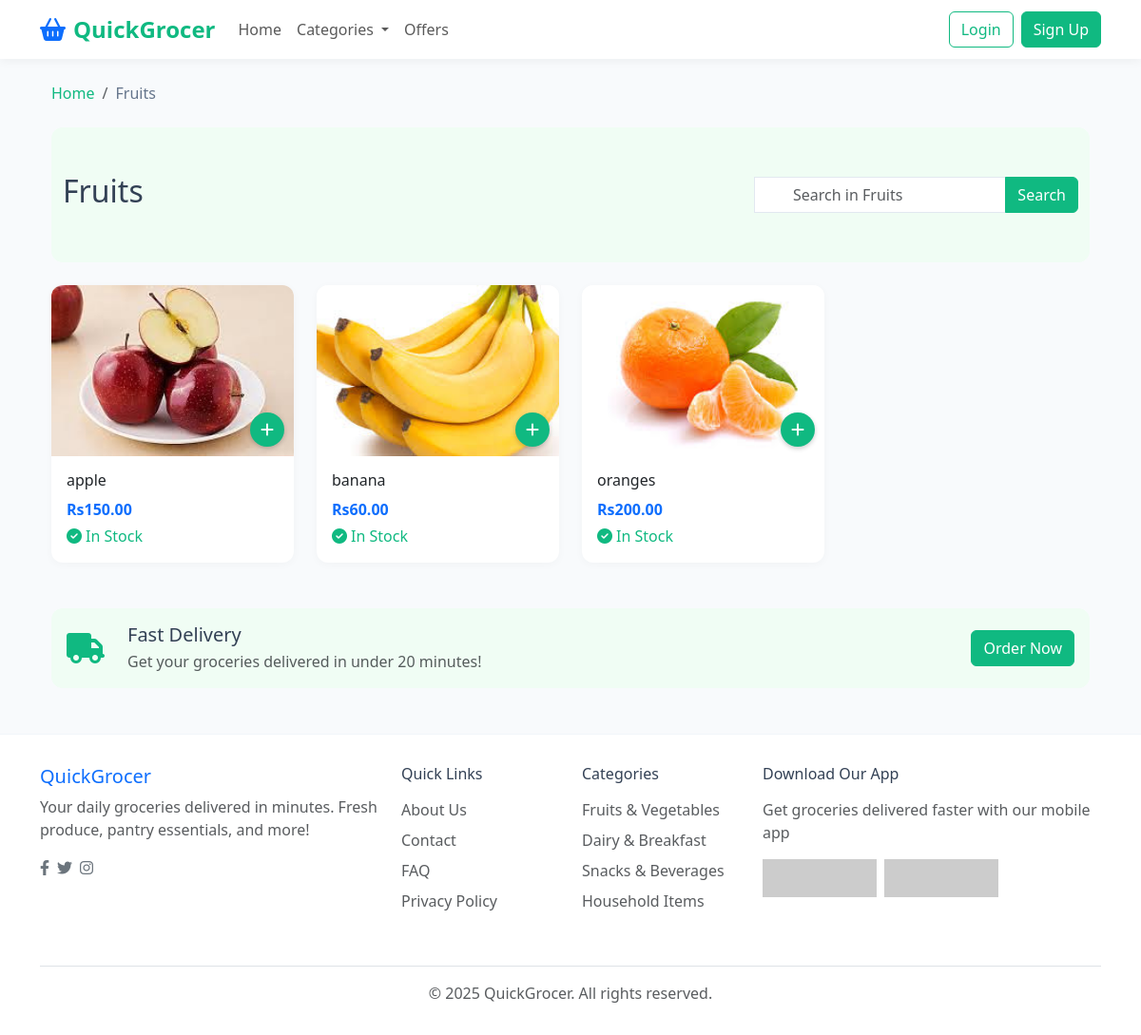
/category/fruits/, run on the app's committed database.
### grocery_app/models.py (models this page shows, shortened)
class Category(models.Model):
    name = models.CharField(max_length=200)
    slug = models.SlugField(unique=True)
    description = models.TextField(blank=True)
    class Meta:
        verbose_name_plural = 'Categories'

class Product(models.Model):
    PRESCRIPTION_CHOICES = [
        ('OTC', 'Over The Counter'),
        ('RX', 'Prescription Required')
    ]
    name = models.CharField(max_length=200)
    slug = models.SlugField(unique=True)
    description = models.TextField()
    price = models.DecimalField(max_digits=10, decimal_places=2)
    category = models.ForeignKey(Category, on_delete=models.CASCADE, related_name='products')
    image = models.ImageField(upload_to='product_images/', blank=True, null=True)
    stock = models.PositiveIntegerField(default=0)
    created_at = models.DateTimeField(auto_now_add=True)
    updated_at = models.DateTimeField(auto_now=True)

### grocery_app/views.py (the view)
# urls.py: path('category/<slug:slug>/', views.category_products, name='category_products'),
def category_products(request, slug):
    category = get_object_or_404(Category, slug=slug)
    products = category.products.filter(stock__gt=0)
    return render(request, 'products/category_list.html', {
        'category': category,
        'products': products
    })

### grocery_app/templates/products/category_list.html (shortened to what this page needs)
{% extends 'base.html' %}
{% load static %}
{% block content %}
<div class="container">
    <nav aria-label="breadcrumb" class="mt-3 mb-4">
        <ol class="breadcrumb">
            <li class="breadcrumb-item"><a href="{% url 'home' %}">Home</a></li>
            <li class="breadcrumb-item active">{{ category.name }}</li>
        </ol>
    </nav>
    <div class="banner mb-4">
        <div class="container py-3">
            <div class="row align-items-center">
                <div class="col-md-8">
                    <h2 class="mb-2">{{ category.name }}</h2>
                </div>
                <div class="col-md-4">
                    <div class="search-container">
                        <form method="get" action="{% url 'category_detail' category.slug %}">
                            <div class="input-group">
                                <span class="search-icon">
                                </span>
                                <input type="text" class="form-control" placeholder="Search in {{ category.name }}"
                                       name="search" value="{{ search_query|default_if_none:'' }}">
                                <button class="btn btn-primary" type="submit">Search</button>
                            </div>
                        </form>
                    </div>
                </div>
            </div>
        </div>
    </div>
    <div class="row">
        {% if products %}
            {% for product in products %}
                <div class="col-6 col-md-4 col-lg-3 mb-4">
                    <a href="{% url 'product_detail' product.slug %}" class="text-decoration-none text-dark">
                        <div class="card product-card h-100">
                            <div class="product-img-container">
                                {% if product.image %}
                                    <img src="{{ product.image.url }}" class="card-img-top" alt="{{ product.name }}">
                                {% else %}
                                    <img src="https://via.placeholder.com/300x180?text=No+Image" class="card-img-top" alt="{{ product.name }}">
                                {% endif %}
                                <form action="{% url 'add_to_cart' product.id %}" method="POST" class="d-inline" onclick="event.stopPropagation();">
                                    <button type="submit" class="add-to-cart-btn">
                                        <i class="fas fa-plus"></i>
                                    </button>
                                </form>
                            </div>
                            <div class="card-body">
                                <h6 class="card-title">
                                    {{ product.name }}
                                </h6>
                                <p class="card-text mb-1">
                                    <strong class="text-primary">Rs{{ product.price }}</strong>
                                </p>
                                <p class="card-text mb-0">
                                    {% if product.stock > 10 %}
                                        <span class="in-stock"><i class="fas fa-check-circle me-1"></i>In Stock</span>
                                    {% elif product.stock > 0 %}
                                        <span class="low-stock"><i class="fas fa-exclamation-circle me-1"></i>Low Stock ({{ product.stock }} left)</span>
                                    {% else %}
                                        <span class="out-of-stock"><i class="fas fa-times-circle me-1"></i>Out of Stock</span>
                                    {% endif %}
                                </p>
                            </div>
                        </div>
                    </a>
                </div>
            {% endfor %}
        {% endif %}
    </div>
    <div class="delivery-timer mt-4">
        <div class="row align-items-center">
            <div class="col-auto">
                <div class="timer-icon">
                    <i class="fas fa-truck"></i>
                </div>
            </div>
            <div class="col">
                <h5 class="mb-1">Fast Delivery</h5>
                <p class="mb-0 text-muted">Get your groceries delivered in under 20 minutes!</p>
            </div>
            <div class="col-auto">
                <a href="#" class="btn btn-primary">Order Now</a>
            </div>
        </div>
    </div>
</div>
{% endblock %}

### grocery_app/templates/base.html (style rules this page uses)
:root { --primary-color: #10b981; --secondary-color: #4ade80; --accent-color: #f0fdf4; --dark-color: #064e3b; --light-color: #f8fafc; --gray-color: #f1f5f9; }
body { font-family: 'Segoe UI', Tahoma, Geneva, Verdana, sans-serif; background-color: #f8fafc; color: #334155; }
.btn-primary { background-color: var(--primary-color); border-color: var(--primary-color); }
.card { border-radius: 12px; overflow: hidden; border: none; box-shadow: 0 2px 10px rgba(0, 0, 0, 0.03); transition: transform 0.2s, box-shadow 0.2s; }
.product-card { height: 100%; }
.product-card .card-img-top { height: 180px; object-fit: cover; }
.product-img-container { position: relative; overflow: hidden; }
.search-container { position: relative; }
.search-container input { padding-left: 40px; border-radius: 50px; border: 1px solid #e2e8f0; }
.search-icon { position: absolute; left: 15px; top: 50%; transform: translateY(-50%); color: #94a3b8; }
.delivery-timer { background-color: var(--accent-color); border-radius: 12px; padding: 1rem; margin-bottom: 1.5rem; }
.timer-icon { font-size: 2rem; color: var(--primary-color); }
.banner { background-color: var(--accent-color); padding: 2rem 0; border-radius: 12px; margin-bottom: 2rem; }
.add-to-cart-btn { position: absolute; bottom: 10px; right: 10px; background-color: var(--primary-color); color: white; border-radius: 50%; width: 36px; height: 36px; display: flex; align-items: center; justify-content: center; box-shadow: 0 2px 5px rgba(0, 0, 0, 0.2); transition: all 0.2s; border: none; }
.in-stock { color: var(--primary-color); font-weight: 500; }
.breadcrumb-item a { color: var(--primary-color); text-decoration: none; }
.breadcrumb-item.active { color: #64748b; }

### data on the page
Category: name "Fruits", search "Search in Fruits"
Product: image (picture), name "apple", price "150.00", stock "In Stock"
Product: image (picture), name "banana", price "60.00", stock "In Stock"
Product: image (picture), name "oranges", price "200.00", stock "In Stock"
